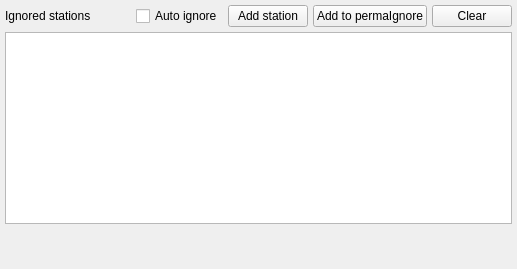
                     <widget class="QWidget" name="tab_2">
                      <attribute name="title">
                       <string>Ignore</string>
                      </attribute>
                      <layout class="QVBoxLayout" name="verticalLayout_11">
                       <property name="spacing">
                        <number>5</number>
                       </property>
                       <property name="leftMargin">
                        <number>5</number>
                       </property>
                       <property name="topMargin">
                        <number>5</number>
                       </property>
                       <property name="rightMargin">
                        <number>5</number>
                       </property>
                       <property name="bottomMargin">
                        <number>5</number>
                       </property>
                       <item>
                        <layout class="QHBoxLayout" name="horizontalLayout_11">
                         <item>
                          <widget class="QLabel" name="label_2">
                           <property name="text">
                            <string>Ignored stations</string>
                           </property>
                          </widget>
                         </item>
                         <item>
                          <spacer name="horizontalSpacer">
                           <property name="orientation">
                            <enum>Qt::Horizontal</enum>
                           </property>
                           <property name="sizeType">
                            <enum>QSizePolicy::MinimumExpanding</enum>
                           </property>
                           <property name="sizeHint" stdset="0">
                            <size>
                             <width>40</width>
                             <height>20</height>
                            </size>
                           </property>
                          </spacer>
                         </item>
                         <item>
                          <widget class="QCheckBox" name="cb_IgnoreAfterWD">
                           <property name="toolTip">
                            <string>&lt;html&gt;&lt;head/&gt;&lt;body&gt;&lt;p&gt;When this option is used, software will add the station to the ignore list automatically if it was calling it and the TX watchdog expired. When a station is added to the Ignored stations list, it will not appear on the Band Activity pane.&lt;/p&gt;&lt;/body&gt;&lt;/html&gt;</string>
                           </property>
                           <property name="text">
                            <string>Auto ignore</string>
                           </property>
                          </widget>
                         </item>
                         <item>
                          <widget class="QPushButton" name="btn_addToIgnore">
                           <property name="toolTip">
                            <string>&lt;html&gt;&lt;head/&gt;&lt;body&gt;&lt;p&gt;Add current DX Call to the Ignored stations list. &lt;/p&gt;&lt;/body&gt;&lt;/html&gt;</string>
                           </property>
                           <property name="text">
                            <string>Add station</string>
                           </property>
                          </widget>
                         </item>
                         <item>
                          <widget class="QPushButton" name="btn_addToPermIgnore">
                           <property name="toolTip">
                            <string>&lt;html&gt;&lt;head/&gt;&lt;body&gt;&lt;p&gt;Add the current ignore list to the persistent configuration (merge-only, never removes).&lt;/p&gt;&lt;/body&gt;&lt;/html&gt;</string>
                           </property>
                           <property name="text">
                            <string>Add to permaIgnore</string>
                           </property>
                          </widget>
                         </item>
                         <item>
                          <widget class="QPushButton" name="btn_clearIgnore">
                           <property name="toolTip">
                            <string>&lt;html&gt;&lt;head/&gt;&lt;body&gt;&lt;p&gt;Clear Ignored stations list.&lt;/p&gt;&lt;/body&gt;&lt;/html&gt;</string>
                           </property>
                           <property name="text">
                            <string>Clear</string>
                           </property>
                          </widget>
                         </item>
                        </layout>
                       </item>
                       <item>
                        <widget class="QPlainTextEdit" name="pte_IgnoredStations">
                         <property name="sizePolicy">
                          <sizepolicy hsizetype="Ignored" vsizetype="Expanding">
                           <horstretch>0</horstretch>
                           <verstretch>0</verstretch>
                          </sizepolicy>
                         </property>
                         <property name="toolTip">
                          <string>&lt;html&gt;&lt;head/&gt;&lt;body&gt;&lt;p&gt;If a callsign is added to this list, either via Auto ignore option, or manually, it will not appear on the Band Activity pane. &lt;/p&gt;&lt;p&gt;&lt;span style=&quot; font-weight:600;&quot;&gt;Syntax: &lt;/span&gt;One callsign per row.&lt;/p&gt;&lt;/body&gt;&lt;/html&gt;</string>
                         </property>
                        </widget>
                       </item>
                       <item>
                        <spacer name="verticalSpacer_11">
                         <property name="orientation">
                          <enum>Qt::Vertical</enum>
                         </property>
                         <property name="sizeHint" stdset="0">
                          <size>
                           <width>20</width>
                           <height>40</height>
                          </size>
                         </property>
                        </spacer>
                       </item>
                      </layout>
                     </widget>
